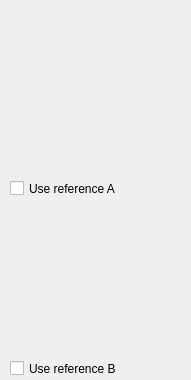
<?xml version="1.0" encoding="UTF-8"?>
<ui version="4.0">
 <class>hingeWidget</class>
 <widget class="QWidget" name="hingeWidget">
  <property name="geometry">
   <rect>
    <x>0</x>
    <y>0</y>
    <width>191</width>
    <height>380</height>
   </rect>
  </property>
  <property name="windowTitle">
   <string>Form</string>
  </property>
  <widget class="transformWidget" name="transformAWidget" native="true">
   <property name="geometry">
    <rect>
     <x>10</x>
     <y>20</y>
     <width>176</width>
     <height>157</height>
    </rect>
   </property>
  </widget>
  <widget class="QCheckBox" name="useReferenceACheckBox">
   <property name="geometry">
    <rect>
     <x>10</x>
     <y>180</y>
     <width>171</width>
     <height>17</height>
    </rect>
   </property>
   <property name="text">
    <string>Use reference A</string>
   </property>
  </widget>
  <widget class="transformWidget" name="transformBWidget" native="true">
   <property name="geometry">
    <rect>
     <x>10</x>
     <y>200</y>
     <width>176</width>
     <height>157</height>
    </rect>
   </property>
  </widget>
  <widget class="QCheckBox" name="useReferenceBCheckBox">
   <property name="geometry">
    <rect>
     <x>10</x>
     <y>360</y>
     <width>171</width>
     <height>17</height>
    </rect>
   </property>
   <property name="text">
    <string>Use reference B</string>
   </property>
  </widget>
 </widget>
 <customwidgets>
  <customwidget>
   <class>transformWidget</class>
   <extends>QWidget</extends>
   <header location="global">GUI/widgets/constraintPropertiesWidgets/transformwidget.h</header>
   <container>1</container>
  </customwidget>
 </customwidgets>
 <resources/>
 <connections/>
</ui>
